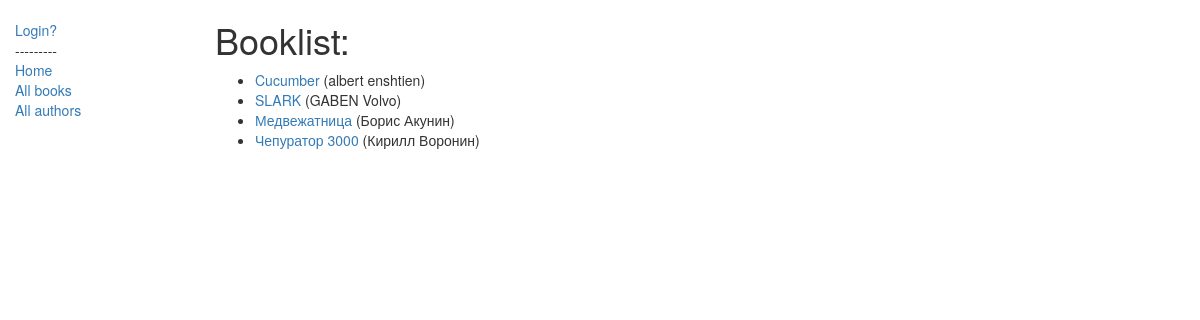
/catalog/books/, run on the app's committed database.
### catalog/models.py (models this page shows, shortened)
class Book(models.Model):
    title = models.CharField(max_length=200)
    author = models.ForeignKey('Author', on_delete=models.SET_NULL, null=True)
    summary = models.TextField(max_length=1000, help_text="Enter a brief description of the book")
    isbn = models.CharField('ISBN', max_length=13, help_text="13 characters")
    genre = models.ManyToManyField(Genre, help_text="Select a genre of this book")
    language = models.ForeignKey('Language', on_delete=models.SET_NULL, null=True)
    class Meta:
        ordering = ['title', 'author']
    def get_absolute_url(self):
        return reverse('book-detail', args=[str(self.id)])
    def display_genre(self):
        """
        Creates a string for genre. This is required to display genre in admin
        """
        return ', '.join([ genre.name for genre in self.genre.all()[:3]])
    display_genre.short_description = 'Genre'

class Author(models.Model):
    first_name = models.CharField(max_length=100)
    last_name = models.CharField(max_length=100)
    date_of_birth = models.DateField(null=True, blank=True)
    date_of_death = models.DateField('died', null=True, blank=True)
    def __str__(self):
        return "{0} {1}".format(self.first_name, self.last_name)

### catalog/views.py (the view)
class BookListView(generic.ListView):
    model = Book
    context_object_name = 'book_list'
    template_name = 'my_books_list.html'
    paginate_by = 10
    def get_context_data(self, *, object_list=None, **kwargs):
        context = super(BookListView, self).get_context_data(**kwargs)
        context['some data'] = 'this is just some data'
        return context

### catalog/templates/my_books_list.html
{% extends "base_generic.html" %}
{% block content %}
<h1>Booklist:</h1>
{% if book_list %}
<ul>
    {% for book in book_list %}
    <li>
        <a href="{{ book.get_absolute_url }}">{{ book.title }}</a> ({{book.author}})
    </li>
    {% endfor %}
</ul>
{% else %}
<p>There is no books in library</p>
{% endif %}
{% endblock %}

### data on the page
Book: title "Cucumber", author "albert enshtien"
Book: title "SLARK", author "GABEN Volvo"
Book: title "Медвежатница", author "Борис Акунин"
Book: title "Чепуратор 3000", author "Кирилл Воронин"
